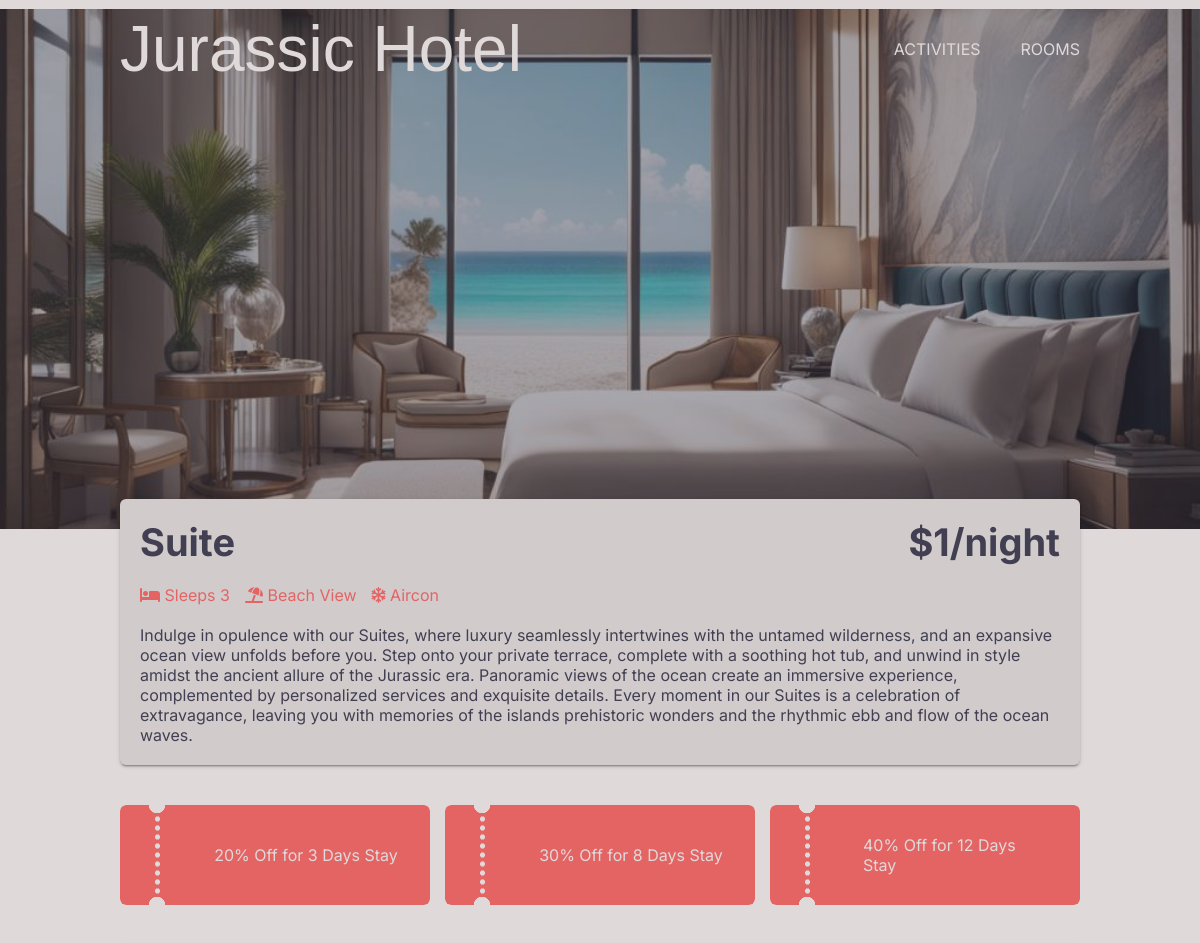
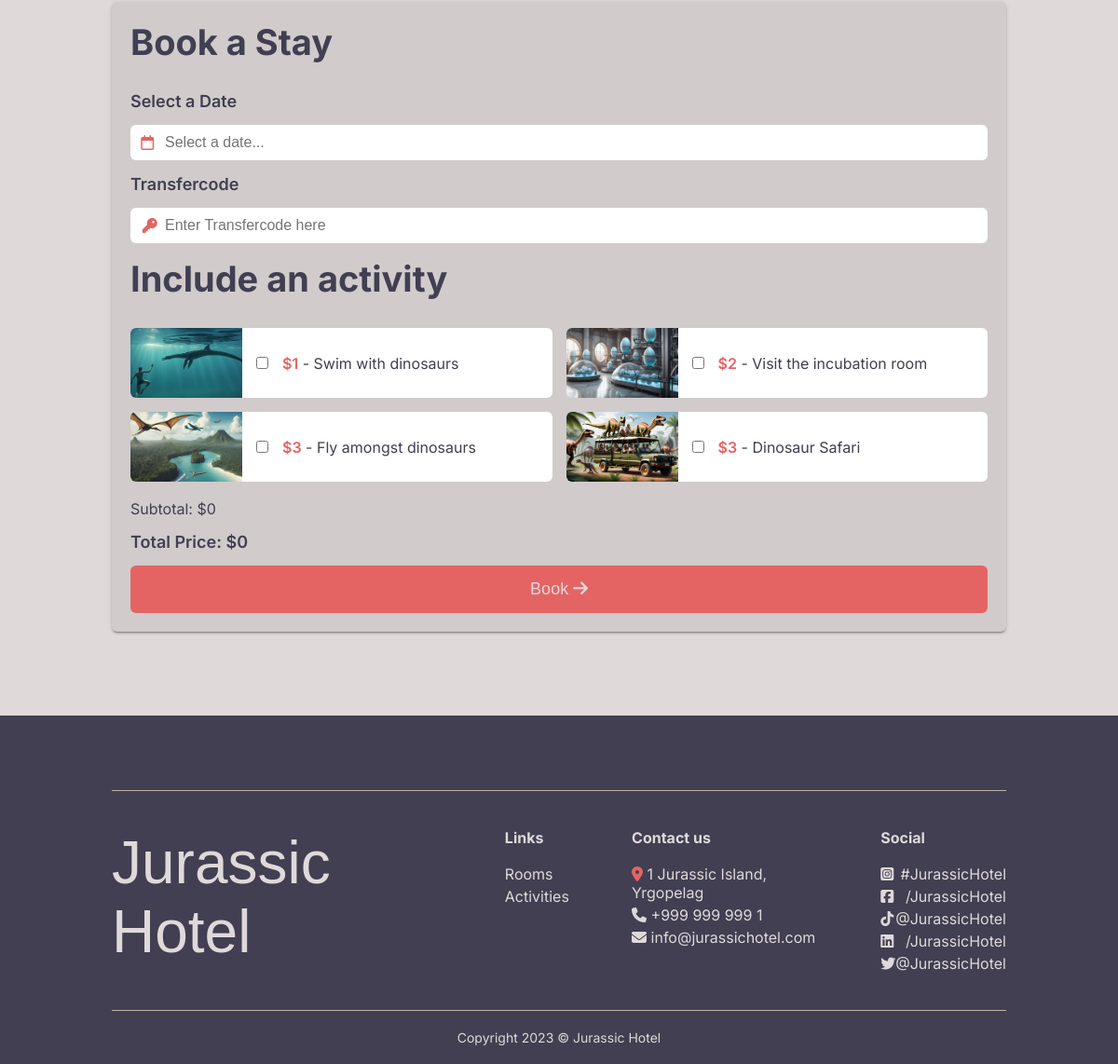
Page /room.php?room=3 on the committed database (2 pictures, top to bottom).
### tables this page shows
CREATE TABLE rooms (id integer primary key AUTOINCREMENT, category varchar, price_per_night float, image1 varchar, image2 varchar, sleeps integer, view varchar, aircon BOOLEAN, description varchar);

CREATE TABLE discounts (
    id INTEGER PRIMARY KEY AUTOINCREMENT,
    room_id INTEGER,
    discount_percentage FLOAT,
    description VARCHAR,
    days_required INTEGER,
    FOREIGN KEY (room_id) REFERENCES rooms(id)
);

CREATE TABLE features (id integer primary key AUTOINCREMENT, name varchar, price float, image varchar, description varchar);

### hotelFunctions.php (called while the page is built, shortened)
<?php
function connect(string $dbName): object
{
    $dbPath = __DIR__ . '/' . $dbName;
    $db = "sqlite:$dbPath";
    try {
        $db = new PDO($db);
        $db->setAttribute(PDO::ATTR_ERRMODE, PDO::ERRMODE_EXCEPTION);
        $db->setAttribute(PDO::ATTR_DEFAULT_FETCH_MODE, PDO::FETCH_ASSOC);
    } catch (PDOException $e) {
        echo "Failed to connect to the database";
        throw $e;
    }
    return $db;
}
function getOneRoom(int $roomId): array
{
    $dbName = "hotel.db";
    $db = connect($dbName);
    $query = $db->prepare('SELECT * FROM rooms WHERE id = :roomId');
    $query->bindParam(':roomId', $roomId, PDO::PARAM_INT);
    $query->execute();
    $room = $query->fetch(PDO::FETCH_ASSOC);
    return $room;
}
function getAllFeatures(): array
{
    $dbName = "hotel.db";
    $db = connect($dbName);
    $query = $db->prepare('SELECT * FROM features');
    $query->execute();
    $features = $query->fetchAll(PDO::FETCH_ASSOC);
    return $features;
}
function getDiscounts(int $roomId): array
{
    $dbName = "hotel.db";
    $db = connect($dbName);
    $query = "SELECT * FROM discounts WHERE room_id=:roomId";
    $stmt = $db->prepare($query);
    $stmt->bindParam(':roomId', $roomId, PDO::PARAM_INT);
    $stmt->execute();
    $discounts = $stmt->fetchAll(PDO::FETCH_ASSOC);
    return $discounts;
}

### room.php (the view, shortened to what this page needs)
<?php
require __DIR__ . "/hotelFunctions.php";
require __DIR__ . "/header.php";
if (isset($_GET["room"])) {
    $room = getOneRoom($_GET["room"]);
}
$discounts = getDiscounts((int) $room["id"]);
$features = getAllFeatures();
?>
<div class="header-image" style="background-image: url('<?= $room["image1"] ?>');">
    <div class="before"></div>
</div>
<div class="light-background">
    <div class="room-info-container">
        <div class="room-info">
            <div class="room-info-head">
                <div class="room-name"><?= $room["category"] ?></div>
                <div class="room-cost">$<?= $room["price_per_night"] ?>/night</div>
            </div>
            <div class="room-features">
                <div class="beds"><i class="fa-solid fa-bed"></i> Sleeps <?= $room["sleeps"] ?></div>
                <div class="view">
                    <?php if ($room["view"] == "Jungle") : ?>
                        <i class="fa-solid fa-tree"></i> Jungle View
                    <?php else : ?>
                        <i class="fa-solid fa-umbrella-beach"></i> Beach View
                    <?php endif; ?>
                </div>
                <div class="aircon">
                    <?php if ($room["aircon"]) : ?>
                        <i class="fa-regular fa-snowflake"></i> Aircon
                    <?php else : ?>
                        <i class="fa-regular fa-snowflake"></i> No Aircon
                    <?php endif; ?>
                </div>
            </div>
            <div class="room-description"><?= $room["description"] ?></div>
        </div>
    </div>
</div>
<div class="container room-page-container">
    <?php if (!empty($discounts)) : ?>
        <div class="discounts discount-container">
            <?php foreach ($discounts as $discount) : ?>
                <div class="discount ">
                    <div class="discount-description" data-percentage="<?= $discount["discount_percentage"] ?>" data-days="<?= $discount["days_required"] ?>"><?= $discount["description"] ?></div>
                </div>
            <?php endforeach; ?>
        </div>
    <?php endif; ?>
    <?php if (isset($_SESSION["response"]) && (is_array($_SESSION["response"]) && count($_SESSION["response"]) !== 0)) : ?>
        <?php $jsonString = json_encode($_SESSION["response"], JSON_UNESCAPED_SLASHES | JSON_PRETTY_PRINT); ?>
        <div class="booking-success" id="booking-success">
            <div class="booking-success-text">
                <div class="booking-success-title">Your Booking is confirmed!</div>
                <div class="booking-success-subtitle">Booking ref: <span class="coral-text"><?= $_SESSION["response"][0]["booking_id"] ?> </span></div>
                <div class="dino-info"><img src="images/dino-icon.png" alt="" class="dino-icon">
                    <div class="dino-text">Before your trip, read some more about this cool random dino: <a href="<?= $_SESSION["response"][0]["additional_info"][0]["dinoURL"] ?>"><?= $_SESSION["response"][0]["additional_info"][0]["dino"] ?></a>.</div>
                </div>
                <div class="booking-success-information">Please see your specific JSON below, use the smart clipboard button to copy it!</div>
            </div>
            <pre><code id="codeElement"> <?= $jsonString ?> </code><button id="copyButton"><i class="fa-regular fa-copy"></i></button><div class="code-before"></div><div class="copy-message">Copied to Clipboard!</div></pre>
            <a class="booking-success-button-a" href="room.php?room=<?= $room["id"] ?>">
                <div class="booking-success-button">Book another stay <i class="fa-solid fa-arrow-right"></i></div>
            </a>
        </div>
        <?php unset($_SESSION["response"]); ?>
    <?php else : ?>
        <div class="form-div" id="form-div">
            <div class="form-title">Book a Stay</div>
            <form action="hotelFunctions.php" method="POST" class="booking-form">
                <label for="datefilter">Select a Date</label>
                <div class="input-wrapper">
                    <div class="icon-container"><i class="fa-regular fa-calendar"></i></div>
                    <input type="text" placeholder="Select a date..." name="datefilter" id="datefilter" required>
                </div>
                <label for="transfercode">Transfercode</label>
                <div class="input-wrapper">
                    <div class="icon-container"><i class="fa-solid fa-key"></i></div>
                    <input type="text" name="transfercode" id="transfercode" placeholder="Enter Transfercode here" required>
                </div>
                <div class="activities-title">Include an activity</div>
                <div class="activities-card-container">
                    <?php foreach ($features as $feature) : ?>
                        <div class="room-activities-card">
                            <img src="<?= $feature["image"] ?>" alt="">
                            <input data-price="<?= $feature["price"] ?>" class="feature-<?= $feature["id"] ?>" type="checkbox" name="selected_features[]" value="<?= $feature["id"] ?>">
                            <div class="feature-description"><span class="coral-text">$<?= $feature["price"] ?></span> - <?= $feature["name"] ?></div>
                        </div>
                    <?php endforeach; ?>
                </div>
                <div class="subtotal">Subtotal: $0</div>
                <div class="total">Total Price: $0</div>
                <button type="submit">Book <i class="fa-solid fa-arrow-right"></i></button>
            </form>
        </div>
    <?php endif; ?>
</div>
<?php require __DIR__ . "/dark-footer.php"; ?>
</body>
</html>

### style.css (style rules this page uses)
:root { --pearl: #dfd9da; --ocean: #3d4f61; --sand: #c4b2a7; --coconut: #5f5052; --gun-powder: #413f51; --coral: #e46464; --line_color: #e46464; --coral-hover: #e15353; --swiper-theme-color: #e46464; --swiper-navigation-color: #e46464; }
* { box-sizing: border-box; margin: 0; padding: 0; }
body { padding: 0px; margin: 0px; font-family: 'Inter', sans-serif; background: var(--pearl); }
.light-background { background-color: var(--pearl); color: var(--gun-powder); }
.coral-text { color: var(--coral); font-weight: 600; }
.input-wrapper { position: relative; }
input[type='text'], input[type='email'] { padding: 10px 37px; width: 100%; }
.header-image { height: 65vh; background-size: cover; background-position: 50% 70%; position: relative; margin-top: -89px; transition: background-image 1s linear; }
.container { margin: 0 auto; width: 80%; }
.room-info-container { width: 80%; margin: 0 auto; padding-bottom: 40px; }
.room-info { margin-top: -30px; padding: 20px; position: relative; z-index: 2; background: #d1cbcc; border-radius: 6px; box-shadow: 0 2px 2px 0 rgba(0, 0, 0, 0.14), 0 3px 1px -2px rgba(0, 0, 0, 0.2), 0 1px 5px 0 rgba(0, 0, 0, 0.12); }
.room-info-head { display: flex; justify-content: space-between; font-weight: 700; font-size: 38px; padding-bottom: 20px; }
.discount-container { padding-bottom: 40px; }
.discounts { display: flex; justify-content: space-around; gap: 15px; }
.discount { display: flex; justify-content: center; align-items: center; -webkit-mask-image: radial-gradient( circle at 37px 8px, transparent 8px, red 8.5px ), radial-gradient(closest-side circle at 50%, red 99%, transparent 100%); -webkit-mask-size: 100%, 5px 9px; -webkit-mask-repeat: repeat, repeat-y; -webkit-mask-position: 0 -8px, 34.5px; -webkit-mask-composite: source-out; mask-image: radial-gradient(circle at 37px 8px, transparent 8px, red 8.5px), radial-gradient(closest-side circle at 50%, red 99%, transparent 100%); mask-size: 100%, 5px 9px; mask-repeat: repeat, repeat-y; mask-position: 0 -8px, 34.5px; mask-composite: source-out; mask-composite: subtract; height: 100px; background: var(--coral); color: var(--pearl); border-radius: 6px; width: 100%; }
.discount-description { margin-left: 30%; padding-right: 10%; }
.subtotal { margin: 4px 0px; }
.before { background-color: var(--gun-powder); position: absolute; z-index: 1; width: 100%; height: 100%; display: block; left: 0; top: 0; content: ''; opacity: 0.45; }
.icon-container { position: absolute; top: 50%; transform: translate(80%, -52%); color: var(--coral); }
.form-div { padding: 20px; background: #d1cbcc; border-radius: 6px; box-shadow: 0 2px 2px 0 rgba(0, 0, 0, 0.14), 0 3px 1px -2px rgba(0, 0, 0, 0.2), 0 1px 5px 0 rgba(0, 0, 0, 0.12); }
.form-div button { width: 100%; border: none; background: var(--coral); color: var(--pearl); border-radius: 6px; padding: 15px; font-size: 18px; }
.form-title { font-weight: 700; font-size: 38px; margin-bottom: 30px; }
.form-div label, .activities-title { font-size: 18px; font-weight: 600; }
.total { margin: 15px 0px; font-size: 18px; font-weight: 600; }
.form-div input[type='text'] { margin: 15px 0px; font-size: 16px; border: none; border-radius: 6px; }
.room-page-container { color: var(--gun-powder); padding: 0px 0px 90px 0px; }
.room-features { color: var(--coral); display: flex; gap: 15px; justify-content: flex-start; padding-bottom: 20px; }
.activities-card-container { display: flex; flex-wrap: wrap; width: 100%; padding: 15px 0px; row-gap: 15px; }
.room-activities-card { width: calc(50% - 7.5px); display: flex; justify-content: left; gap: 15px; align-items: center; border-radius: 6px; height: 75px; background: white; }
.room-activities-card:nth-child(odd) { margin-right: 7.5px; }
.room-activities-card:nth-child(even) { margin-left: 7.5px; }
.room-activities-card img { border-radius: 6px 0px 0px 6px; width: 120px; height: 100%; object-fit: cover; object-position: center; }
.room-activities-card input { cursor: pointer; }
.activities-title { font-weight: 700; font-size: 38px; margin-bottom: 15px; color: var(--gun-powder); }

### rows in the picture
rooms: image1 (picture), category "Suite", price_per_night "1", sleeps "3", description "Indulge in opulence with our Suites, where luxury seamlessly intertwines with the untamed wilderness, and an expansive ocean view unfolds before you. Step onto your private terrace, complete with a soothing hot tub, and unwind in style amidst the ancient allure of the Jurassic era. Panoramic views of the ocean create an immersive experience, complemented by personalized services and exquisite details. Every moment in our Suites is a celebration of extravagance, leaving you with memories of the islands prehistoric wonders and the rhythmic ebb and flow of the ocean waves."
discounts: description "20% Off for 3 Days Stay"
discounts: description "30% Off for 8 Days Stay"
discounts: description "40% Off for 12 Days Stay"
features: image (picture), price "1", name "Swim with dinosaurs"
features: image (picture), price "2", name "Visit the incubation room"
features: image (picture), price "3", name "Fly amongst dinosaurs"
features: image (picture), price "3", name "Dinosaur Safari"
